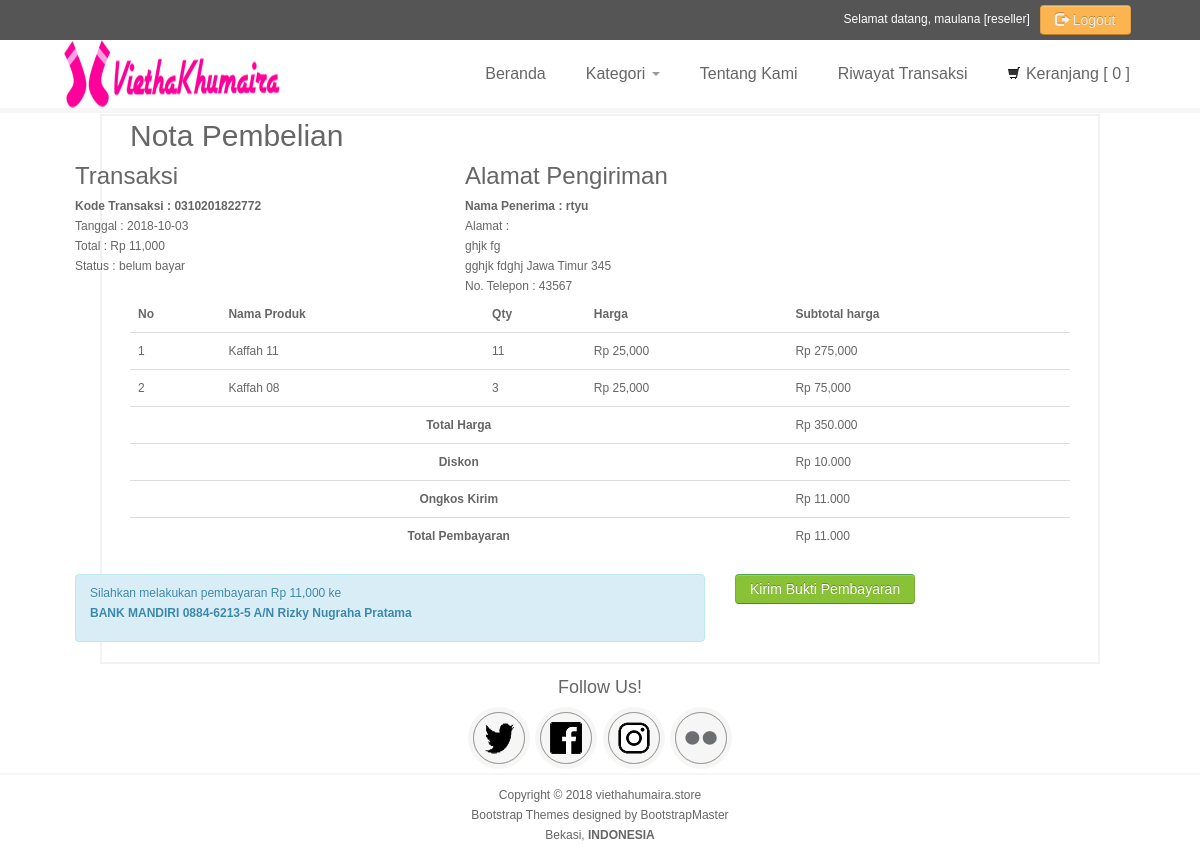
Screenshot of /nota.php?id=0310201822772 (signed in) with the database file from the repository.
### tables this page shows
CREATE TABLE `checkout` (
  `kd_checkout` varchar(20) NOT NULL,
  `id_tujuan` int(11) NOT NULL,
  `id_user` int(11) NOT NULL,
  `total_byr` double NOT NULL,
  `diskon` double NOT NULL,
  `tgl_order` date NOT NULL,
  `status_beli` enum('belum bayar','proses pengecekan','sedang dikirim','batal') NOT NULL
);

CREATE TABLE `tujuan` (
  `id_tujuan` int(11) NOT NULL,
  `kd_checkout` varchar(20) NOT NULL,
  `nm_penerima` varchar(50) NOT NULL,
  `nm_perum` text NOT NULL,
  `provinsi` varchar(35) NOT NULL,
  `kabupaten` varchar(25) NOT NULL,
  `kecamatan` varchar(25) NOT NULL,
  `kd_pos` int(6) NOT NULL,
  `desa` varchar(25) NOT NULL,
  `tlp` varchar(14) NOT NULL,
  `tarif` double NOT NULL
);

CREATE TABLE `pembelian` (
  `id_pembelian` int(11) NOT NULL,
  `id_keranjang` int(11) NOT NULL,
  `kd_checkout` varchar(20) NOT NULL,
  `id_user` int(11) NOT NULL,
  `nama_brg` varchar(50) NOT NULL,
  `qty` int(250) NOT NULL,
  `harga` double NOT NULL,
  `total_harga` double NOT NULL
);

### nota.php (the view, shortened to what this page needs)
<!DOCTYPE html>
<html lang="en">
<head>
  <link href="css/bootstrap.css" rel="stylesheet">
  <link href="css/bootstrap-responsive.css" rel="stylesheet">
  <link href="css/style.css" rel="stylesheet">
</head>
<body>
  <?php include 'header.php'; ?>
  <div id="wrapper">
    <div class="container">
        <h2>Nota Pembelian</h2>
        <?php
        $qrykd = mysqli_query($koneksi,"SELECT * FROM checkout JOIN tujuan ON checkout.kd_checkout=tujuan.kd_checkout WHERE checkout.kd_checkout='$_GET[id]'");
        $data_kd = mysqli_fetch_assoc($qrykd);
        ?>
          <div class="row">
            <div class="col-md-4">
              <h3>Transaksi</h3>
              <strong>Kode Transaksi : <?php echo $data_kd['kd_checkout'];; ?></strong> <br>
              <p>Tanggal : <?php echo $data_kd['tgl_order']; ?> <br>
              Total : Rp <?php echo number_format($data_kd['total_byr']);?><br>
              Status : <?php echo $data_kd['status_beli']; ?>
              </p>
            </div>
            <div class="col-md-7">
              <h3>Alamat Pengiriman</h3>
              <strong>Nama Penerima : <?php echo $data_kd['nm_penerima'] ?></strong> <br>
              Alamat :  <br>
              <?php echo $data_kd['nm_perum']." ".$data_kd['desa']; ?><br>
              <?php echo $data_kd['kecamatan']." ".$data_kd['kabupaten']." ".$data_kd['provinsi']." ".$data_kd['kd_pos'];?><br>
              No. Telepon : <?php echo $data_kd['tlp']; ?><br>
            </div>
          </div>
          <table class="table table-stiped">
            <thead>
              <tr>
                <th>No</th>
                <th>Nama Produk</th>
                <th>Qty</th>
                <th>Harga</th>
                <th>Subtotal harga</th>
              </tr>
            </thead>
              <?php
              $nomor=1;
              $qrypem =mysqli_query($koneksi,"SELECT *FROM pembelian WHERE kd_checkout='$_GET[id]'");
              $qrysum=mysqli_query($koneksi,"SELECT SUM(total_harga) as tot_h from pembelian WHERE kd_checkout='$_GET[id]'");
              $data_sum=mysqli_fetch_assoc($qrysum);
              while ($data_pem= mysqli_fetch_assoc($qrypem)) {?>
                <tr>
                  <td><?php echo $nomor; ?></td>
                  <td><?php echo $data_pem['nama_brg']; ?></td>
                  <td><?php echo $data_pem['qty']; ?></td>
                  <td>Rp <?php echo number_format($data_pem['harga']); ?></td>
                  <td>Rp <?php echo number_format($data_pem['total_harga']); ?></td>
                </tr>
                <?php
                $nomor++;
                } ?>
                <tr>
                  <td colspan="4" style="text-align:center;">
                    <b>Total Harga</b>
                  </td>
                  <td>Rp <?php echo number_format($data_sum['tot_h'],0,",","."); ?></td>
                </tr>
                <tr>
                  <td colspan="4" style="text-align:center;">
                    <b>Diskon</b>
                  </td>
                  <td>Rp <?php echo number_format($data_kd['diskon'],0,",","."); ?></td>
                </tr>
                <tr>
                  <td colspan="4" style="text-align:center;">
                    <b>Ongkos Kirim</b>
                  </td>
                  <td>Rp <?php echo number_format($data_kd['tarif'],0,",","."); ?></td>
                </tr>
                <tr>
                <td colspan="4" style="text-align:center;">
                    <b>Total Pembayaran</b>
                  </td>
                  <td>Rp <?php echo number_format($data_kd['total_byr'],0,",","."); ?></td>
                </tr>
              </body>
            <div class="row">
              <div class="col-md-7">
                <div class="alert alert-info">
                  <p>
                    Silahkan melakukan pembayaran Rp <?php echo number_format($data_kd['total_byr']); ?>
                    ke <br>
                    <strong>BANK MANDIRI 0884-6213-5 A/N Rizky Nugraha Pratama</strong>
                  </p>
                </div>
              </div>
              <div class="col-md-4">
                <a href="pembayaran.php?id=<?php echo $data_kd['kd_checkout'] ?>" class="btn btn-success">Kirim Bukti Pembayaran</a>
              </div>
            </div>
<?php include 'footer.php';?>

### css/style.css (style rules this page uses)
body { font-family: 'Arial'; font-size: 12px; color: #666; }
h1, h2, h3, h4, h5, h6 { font-family: "Arial" !important; font-weight: normal !important; color: #666; margin: 0; padding: 0; }
#wrapper { background: #fff; margin:1px 100px; border-bottom: 2px solid #f2f2f2; border-top: 2px solid #f2f2f2; border-left: 2px solid #f2f2f2; border-right: 2px solid #f2f2f2; }
.btn { border-color: #c5c5c5; border-color: rgba(0, 0, 0, 0.15) rgba(0, 0, 0, 0.15) rgba(0, 0, 0, 0.25); }
.btn-success { background-color: #5bb75b; color: #ffffff; background-image: -moz-linear-gradient(top, #89c236, #89c236); background-image: -ms-linear-gradient(top, #89c236, #89c236); background-image: -webkit-gradient(linear, 0 0, 0 100%, from(#89c236), to(#89c236)); background-image: -webkit-linear-gradient(top, #89c236, #89c236); background-image: -o-linear-gradient(top, #89c236, #89c236); background-image: linear-gradient(top, #89c236, #89c236); background-repeat: repeat-x; filter: progid:DXImageTransform.Microsoft.gradient(startColorstr='#'89c236, endColorstr='#'89c236, GradientType=0); border-color: #51a351 #51a351 #387038; border-color: rgba(0, 0, 0, 0.1) rgba(0, 0, 0, 0.1) rgba(0, 0, 0, 0.25); filter: progid:DXImageTransform.Microsoft.gradient(enabled = false); }

### rows the page displays
checkout: id_tujuan.kd_checkout "0310201822772", tgl_order "2018-10-03", total_byr "11,000", status_beli "belum bayar", id_tujuan.nm_penerima "rtyu", id_tujuan.nm_perum "ghjk", id_tujuan.desa "fg", id_tujuan.kecamatan "gghjk", id_tujuan.kabupaten "fdghj", id_tujuan.provinsi "Jawa Timur", id_tujuan.kd_pos "345", id_tujuan.tlp "43567", diskon "10.000", id_tujuan.tarif "11.000", total_byr "11.000"
pembelian: nama_brg "Kaffah 11", qty "11", harga "25,000", total_harga "275,000"
pembelian: nama_brg "Kaffah 08", qty "3", harga "25,000", total_harga "75,000"

### other values shown
$nama "maulana"
$akses "reseller"
$data_sum['tot_h'] "350.000"
